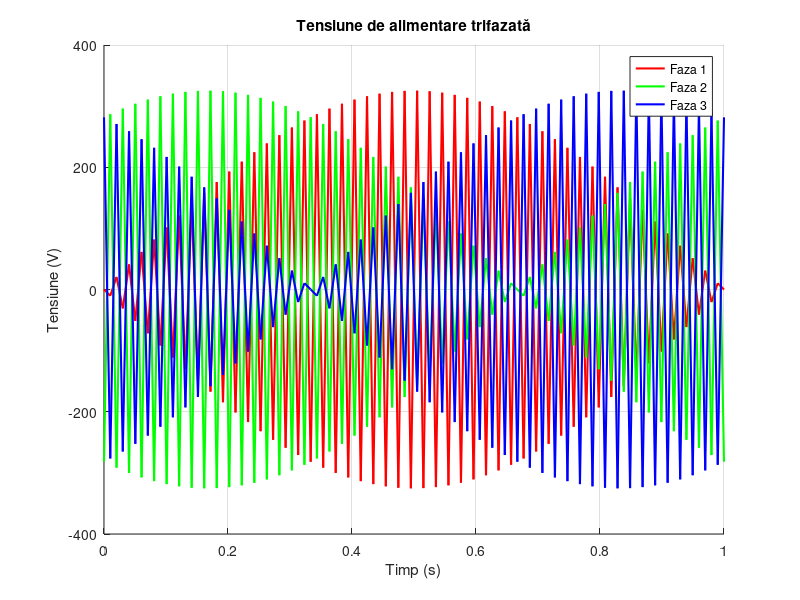

MATLAB code for this plot:
function sim_plot_matrix
    % plot_voltage_matrix(0, 1, 100);
    plot_voltage_matrix_2(0, 1, 100);
end

function plot_voltage_matrix(t_start, t_final, n)

    V = generate_voltage_matrix(t_start, t_final, n);
    
    t = linspace(t_start, t_final, n);

    plot_signal(t, V(1, :), 'Tensiune de alimentare - Faza 1');
    plot_signal(t, V(2, :), 'Tensiune de alimentare - Faza 2');
    plot_signal(t, V(3, :), 'Tensiune de alimentare - Faza 3');
end

function plot_voltage_matrix_2(t_start, t_final, n)

    V = generate_voltage_matrix(t_start, t_final, n);
    
    t = linspace(t_start, t_final, n);

    description_scenario = 'Tensiune de alimentare trifazată';

    figure;
    hold on;

    plot(t, V(1, :), 'r-', 'LineWidth', 1.5);
    plot(t, V(2, :), 'g-', 'LineWidth', 1.5);
    plot(t, V(3, :), 'b-', 'LineWidth', 1.5);

    grid on;
    title(description_scenario);
    xlabel('Timp (s)');
    ylabel('Tensiune (V)');
    legend('Faza 1', 'Faza 2', 'Faza 3');

    hold off;
end

function plot_signal(t, y, description_scenario)
    
    figure;
    plot(t, y, 'b-', 'LineWidth', 1.5);
    grid on;
    title(description_scenario);
    xlabel('Timp (s)');
    ylabel('Tensiune(V)');
    legend('Tensiune de Alimentare');

end

function V = generate_voltage_matrix(t_start, t_final, n)

    f = 50;
    phi1 = 0;
    phi2 = -2*pi/3;
    phi3 = -4*pi/3;

    [v1, ~] = voltage_scenario(t_start, t_final, f, phi1, n);
    [v2, ~] = voltage_scenario(t_start, t_final, f, phi2, n);
    [v3, ~] = voltage_scenario(t_start, t_final, f, phi3, n);

    V = [v1; v2; v3];

end

function y = generate_voltage(f, phi, t)
    y = 230 * sqrt(2) * sin(2 * pi * t * f + phi);
end

function [y, t] = voltage_scenario(t_start, t_final, f, phi, n)
    t = linspace(t_start, t_final, n);
    y = generate_voltage(f, phi, t);
end